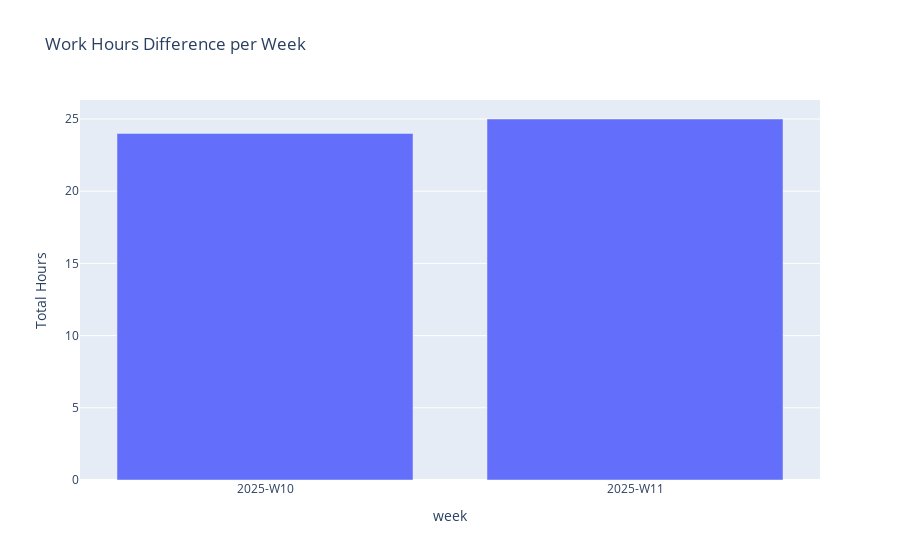

Source (notebook cell):
### Code cell
weekly_data = pd.DataFrame.from_dict(dict({'week': ["2025-W10", "2025-W11"],
                   'Total Hours': [24.0, 25.0]}))

px.bar(weekly_data, x="week",
                    y="Total Hours",  
                    title="Work Hours Difference per Week", 
                    color_continuous_scale="Blues",
                    )

### Figure 1 — Plotly figure (JSON) as saved in the notebook; plotly's stock layout.template omitted (floating-point values rounded to 4 significant figures)
{"data": [{"hovertemplate": "week=%{x}<br>Total Hours=%{y}<extra></extra>", "legendgroup": "", "marker": {"color": "#636efa", "pattern": {"shape": ""}}, "name": "", "orientation": "v", "showlegend": false, "textposition": "auto", "type": "bar", "x": ["2025-W10", "2025-W11"], "xaxis": "x", "y": [24.0, 25.0], "yaxis": "y"}], "layout": {"barmode": "relative", "legend": {"tracegroupgap": 0}, "title": {"text": "Work Hours Difference per Week"}, "xaxis": {"anchor": "y", "domain": [0, 1], "title": {"text": "week"}}, "yaxis": {"anchor": "x", "domain": [0, 1], "title": {"text": "Total Hours"}}}}
